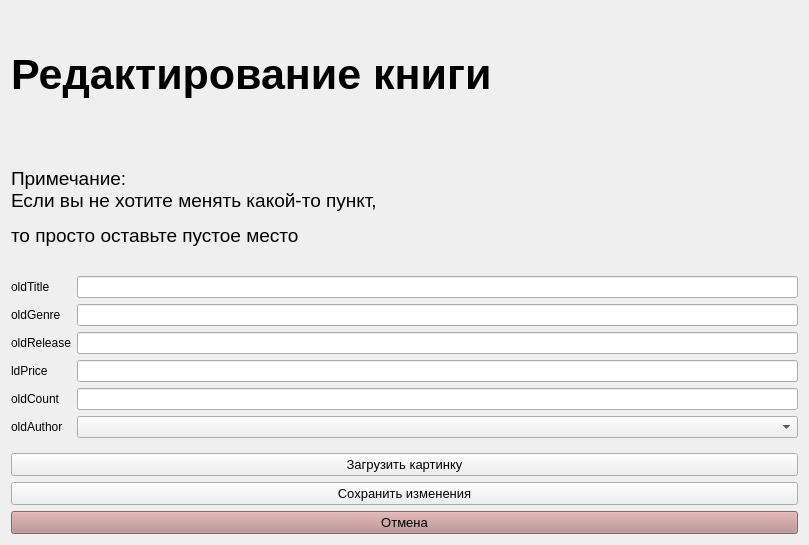
<?xml version="1.0" encoding="UTF-8"?>
<ui version="4.0">
 <class>Form</class>
 <widget class="QWidget" name="Form">
  <property name="geometry">
   <rect>
    <x>0</x>
    <y>0</y>
    <width>809</width>
    <height>545</height>
   </rect>
  </property>
  <property name="windowTitle">
   <string>Режим редактирования</string>
  </property>
  <layout class="QGridLayout" name="gridLayout">
   <item row="0" column="0">
    <layout class="QVBoxLayout" name="verticalLayout_5">
     <item>
      <widget class="QLabel" name="label">
       <property name="styleSheet">
        <string notr="true">font-family: 'Comic Sans MS', Gadget, sans-serif;

font-size: 32pt;
</string>
       </property>
       <property name="text">
        <string>&lt;html&gt;&lt;head/&gt;&lt;body&gt;&lt;p&gt;&lt;span style=&quot; font-weight:600;&quot;&gt;Редактирование книги&lt;/span&gt;&lt;/p&gt;&lt;/body&gt;&lt;/html&gt;</string>
       </property>
      </widget>
     </item>
     <item>
      <widget class="QLabel" name="label_2">
       <property name="styleSheet">
        <string notr="true">font-family: 'Comic Sans MS', Gadget, sans-serif;
</string>
       </property>
       <property name="text">
        <string>&lt;html&gt;&lt;head/&gt;&lt;body&gt;&lt;p&gt;&lt;span style=&quot; font-size:14pt;&quot;&gt;Примечание:&lt;br/&gt;Если вы не хотите менять какой-то пункт,&lt;/span&gt;&lt;/p&gt;&lt;p&gt;&lt;span style=&quot; font-size:14pt;&quot;&gt;то просто оставьте пустое место&lt;/span&gt;&lt;/p&gt;&lt;/body&gt;&lt;/html&gt;</string>
       </property>
      </widget>
     </item>
    </layout>
   </item>
   <item row="1" column="0">
    <layout class="QVBoxLayout" name="verticalLayout_4">
     <item>
      <layout class="QFormLayout" name="formLayout">
       <item row="0" column="0">
        <layout class="QVBoxLayout" name="verticalLayout">
         <item>
          <widget class="QLabel" name="oldTitle">
           <property name="styleSheet">
            <string notr="true">font-family: 'Comic Sans MS', Gadget, sans-serif;
</string>
           </property>
           <property name="text">
            <string>oldTitle</string>
           </property>
          </widget>
         </item>
         <item>
          <widget class="QLabel" name="oldGenre">
           <property name="styleSheet">
            <string notr="true">font-family: 'Comic Sans MS', Gadget, sans-serif;
</string>
           </property>
           <property name="text">
            <string>oldGenre</string>
           </property>
          </widget>
         </item>
         <item>
          <widget class="QLabel" name="oldRelease">
           <property name="styleSheet">
            <string notr="true">font-family: 'Comic Sans MS', Gadget, sans-serif;
</string>
           </property>
           <property name="text">
            <string>oldRelease</string>
           </property>
          </widget>
         </item>
         <item>
          <widget class="QLabel" name="oldPrice">
           <property name="styleSheet">
            <string notr="true">font-family: 'Comic Sans MS', Gadget, sans-serif;
</string>
           </property>
           <property name="text">
            <string>ldPrice</string>
           </property>
          </widget>
         </item>
         <item>
          <widget class="QLabel" name="oldCount">
           <property name="styleSheet">
            <string notr="true">font-family: 'Comic Sans MS', Gadget, sans-serif;
</string>
           </property>
           <property name="text">
            <string>oldCount</string>
           </property>
          </widget>
         </item>
         <item>
          <widget class="QLabel" name="oldAuthor">
           <property name="styleSheet">
            <string notr="true">font-family: 'Comic Sans MS', Gadget, sans-serif;
</string>
           </property>
           <property name="text">
            <string>oldAuthor</string>
           </property>
          </widget>
         </item>
        </layout>
       </item>
       <item row="0" column="1">
        <layout class="QVBoxLayout" name="verticalLayout_2">
         <item>
          <widget class="QLineEdit" name="newTitle">
           <property name="styleSheet">
            <string notr="true"/>
           </property>
           <property name="text">
            <string/>
           </property>
           <property name="dragEnabled">
            <bool>false</bool>
           </property>
           <property name="clearButtonEnabled">
            <bool>false</bool>
           </property>
          </widget>
         </item>
         <item>
          <widget class="QLineEdit" name="newGenre">
           <property name="text">
            <string/>
           </property>
           <property name="frame">
            <bool>true</bool>
           </property>
           <property name="clearButtonEnabled">
            <bool>false</bool>
           </property>
          </widget>
         </item>
         <item>
          <widget class="QLineEdit" name="newRelease">
           <property name="text">
            <string/>
           </property>
           <property name="clearButtonEnabled">
            <bool>false</bool>
           </property>
          </widget>
         </item>
         <item>
          <widget class="QLineEdit" name="newPrice">
           <property name="text">
            <string/>
           </property>
           <property name="clearButtonEnabled">
            <bool>false</bool>
           </property>
          </widget>
         </item>
         <item>
          <widget class="QLineEdit" name="newCount">
           <property name="text">
            <string/>
           </property>
           <property name="clearButtonEnabled">
            <bool>false</bool>
           </property>
          </widget>
         </item>
         <item>
          <widget class="QComboBox" name="chooseAuthor">
           <property name="styleSheet">
            <string notr="true">font-family: 'Comic Sans MS', Gadget, sans-serif;
</string>
           </property>
          </widget>
         </item>
        </layout>
       </item>
      </layout>
     </item>
     <item>
      <layout class="QVBoxLayout" name="verticalLayout_3">
       <item>
        <widget class="QPushButton" name="pictureBut">
         <property name="styleSheet">
          <string notr="true">font-family: 'Comic Sans MS', Gadget, sans-serif;
font-size: 10pt</string>
         </property>
         <property name="text">
          <string>Загрузить картинку</string>
         </property>
        </widget>
       </item>
       <item>
        <widget class="QPushButton" name="okBut">
         <property name="styleSheet">
          <string notr="true">font-family: 'Comic Sans MS', Gadget, sans-serif;
font-size: 10pt</string>
         </property>
         <property name="text">
          <string>Сохранить изменения</string>
         </property>
        </widget>
       </item>
       <item>
        <widget class="QPushButton" name="noBut">
         <property name="styleSheet">
          <string notr="true">font-family: 'Comic Sans MS', Gadget, sans-serif;
font-size: 10pt;
background-color: #BA8A8A;
</string>
         </property>
         <property name="text">
          <string>Отмена</string>
         </property>
        </widget>
       </item>
      </layout>
     </item>
    </layout>
   </item>
  </layout>
 </widget>
 <resources/>
 <connections/>
</ui>
